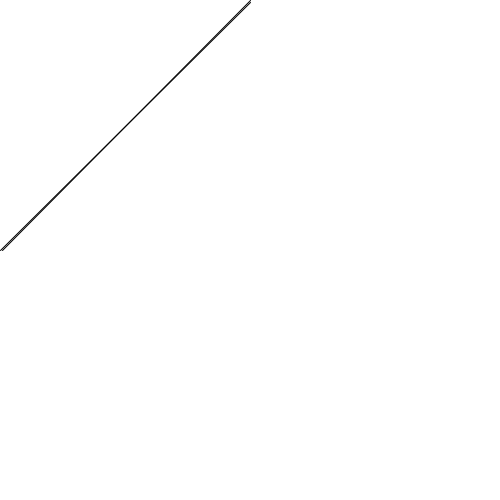
Frame 1 (no input)
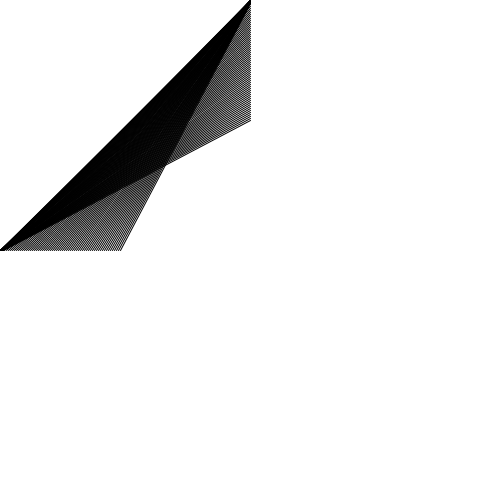
Frame 60 (the mouse pressed at the canvas centre just before this capture)
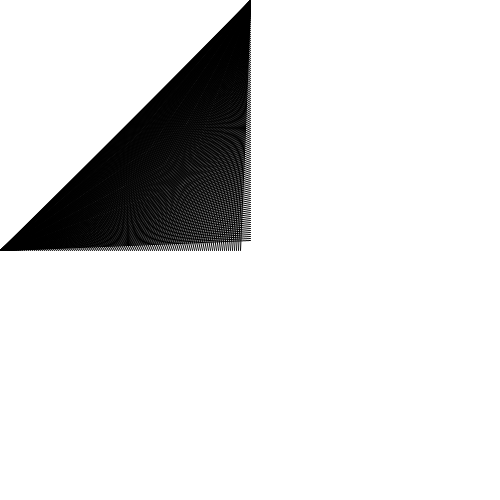
Frame 120 (the mouse held since frame 60 and released just before this capture)

The Processing sketch that drew these frames (run headless with seeded random() and noise(); from frame 60 on, the mouse is pressed at the canvas centre):

// Processing sketch: GrafikaRetro02
// ── GrafikaRetro02.pde
void setup()
{
  size(500, 500);
  strokeWeight(1);
  stroke(0);
  background(255);
  frameRate(60);
}

void draw()
{
  line(250, frameCount*2,0.05*frameCount, 250);
  line(frameCount*2, 250, 250, 0.05*frameCount);
}
